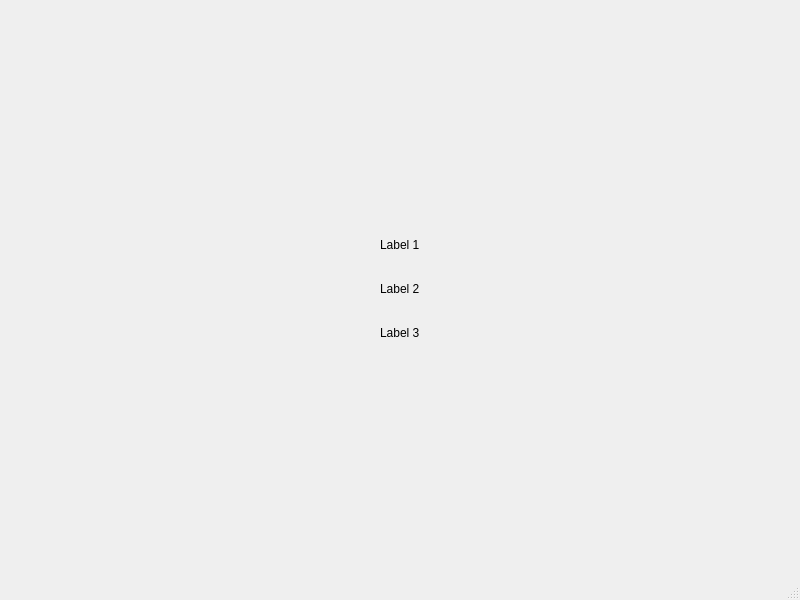
<?xml version="1.0" encoding="UTF-8"?>
<ui version="4.0">
 <class>MainWindow</class>
 <widget class="QMainWindow" name="MainWindow">
  <property name="geometry">
   <rect>
    <x>0</x>
    <y>0</y>
    <width>800</width>
    <height>600</height>
   </rect>
  </property>
  <property name="windowTitle">
   <string>MainWindow</string>
  </property>
  <widget class="QWidget" name="centralwidget">
   <layout class="QVBoxLayout" name="verticalLayout">
    <item>
     <spacer name="verticalSpacer">
      <property name="orientation">
       <enum>Qt::Vertical</enum>
      </property>
      <property name="sizeHint" stdset="0">
       <size>
        <width>20</width>
        <height>40</height>
       </size>
      </property>
     </spacer>
    </item>
    <item>
     <widget class="QWidget" name="widget" native="true">
      <layout class="QHBoxLayout" name="horizontalLayout">
       <item>
        <spacer name="horizontalSpacer">
         <property name="orientation">
          <enum>Qt::Horizontal</enum>
         </property>
         <property name="sizeHint" stdset="0">
          <size>
           <width>356</width>
           <height>20</height>
          </size>
         </property>
        </spacer>
       </item>
       <item>
        <widget class="QLabel" name="label_1">
         <property name="text">
          <string>Label 1</string>
         </property>
        </widget>
       </item>
       <item>
        <spacer name="horizontalSpacer_2">
         <property name="orientation">
          <enum>Qt::Horizontal</enum>
         </property>
         <property name="sizeHint" stdset="0">
          <size>
           <width>356</width>
           <height>20</height>
          </size>
         </property>
        </spacer>
       </item>
      </layout>
     </widget>
    </item>
    <item>
     <widget class="QWidget" name="widget_2" native="true">
      <layout class="QHBoxLayout" name="horizontalLayout_2">
       <item>
        <spacer name="horizontalSpacer_3">
         <property name="orientation">
          <enum>Qt::Horizontal</enum>
         </property>
         <property name="sizeHint" stdset="0">
          <size>
           <width>40</width>
           <height>20</height>
          </size>
         </property>
        </spacer>
       </item>
       <item>
        <widget class="QLabel" name="label_2">
         <property name="text">
          <string>Label 2</string>
         </property>
        </widget>
       </item>
       <item>
        <spacer name="horizontalSpacer_4">
         <property name="orientation">
          <enum>Qt::Horizontal</enum>
         </property>
         <property name="sizeHint" stdset="0">
          <size>
           <width>40</width>
           <height>20</height>
          </size>
         </property>
        </spacer>
       </item>
      </layout>
     </widget>
    </item>
    <item>
     <widget class="QWidget" name="widget_3" native="true">
      <layout class="QHBoxLayout" name="horizontalLayout_3">
       <item>
        <spacer name="horizontalSpacer_5">
         <property name="orientation">
          <enum>Qt::Horizontal</enum>
         </property>
         <property name="sizeHint" stdset="0">
          <size>
           <width>40</width>
           <height>20</height>
          </size>
         </property>
        </spacer>
       </item>
       <item>
        <widget class="QLabel" name="label_3">
         <property name="text">
          <string>Label 3</string>
         </property>
        </widget>
       </item>
       <item>
        <spacer name="horizontalSpacer_6">
         <property name="orientation">
          <enum>Qt::Horizontal</enum>
         </property>
         <property name="sizeHint" stdset="0">
          <size>
           <width>40</width>
           <height>20</height>
          </size>
         </property>
        </spacer>
       </item>
      </layout>
     </widget>
    </item>
    <item>
     <spacer name="verticalSpacer_2">
      <property name="orientation">
       <enum>Qt::Vertical</enum>
      </property>
      <property name="sizeHint" stdset="0">
       <size>
        <width>20</width>
        <height>40</height>
       </size>
      </property>
     </spacer>
    </item>
   </layout>
  </widget>
  <widget class="QMenuBar" name="menubar">
   <property name="geometry">
    <rect>
     <x>0</x>
     <y>0</y>
     <width>800</width>
     <height>20</height>
    </rect>
   </property>
  </widget>
  <widget class="QStatusBar" name="statusbar"/>
 </widget>
 <resources/>
 <connections/>
</ui>
